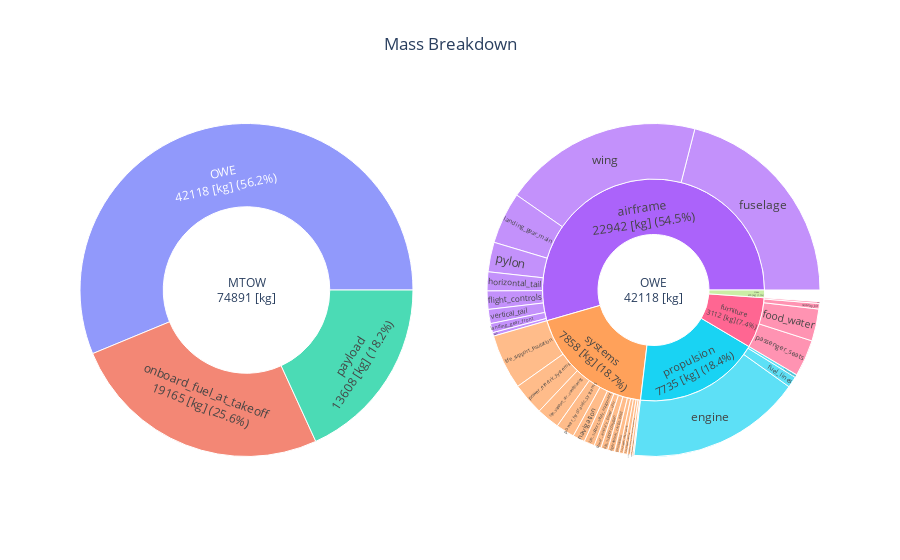

Write notebook code for a chart like this one.
### Code cell
oad.mass_breakdown_sun_plot(eval_problem.output_file_path)

### Figure 1 — Plotly figure (JSON) as saved in the notebook; plotly's stock layout.template omitted (floating-point values rounded to 4 significant figures)
{"data": [{"branchvalues": "total", "domain": {"x": [0, 0.45], "y": [0, 1]}, "labels": ["MTOW<br>74891 [kg]", "payload<br>13608 [kg] (18.2%)", "onboard_fuel_at_takeoff<br>19165 [kg] (25.6%)", "OWE<br>42118 [kg] (56.2%)"], "parents": ["", "MTOW<br>74891 [kg]", "MTOW<br>74891 [kg]", "MTOW<br>74891 [kg]"], "type": "sunburst", "values": [74890.0, 13608, 19170.0, 42120.0]}, {"branchvalues": "total", "domain": {"x": [0.55, 1], "y": [0, 1]}, "labels": ["OWE<br>42118 [kg]", "airframe<br>22942 [kg] (54.5%)", "crew<br>470 [kg] (1.1%)", "furniture<br>3112 [kg] (7.4%)", "propulsion<br>7735 [kg] (18.4%)", "systems<br>7858 [kg] (18.7%)", "flight_controls", "fuselage", "horizontal_tail", "paint", "pylon", "vertical_tail", "wing", "landing_gear_front", "landing_gear_main", "food_water", "passenger_seats", "security_kit", "toilets", "engine", "fuel_lines", "unconsumables", "flight_kit", "navigation", "transmission", "life_support_air_conditioning", "life_support_cabin_lighting", "life_support_de-icing", "life_support_insulation", "life_support_oxygen", "life_support_safety_equipment", "life_support_seats_crew_accommodation", "operational_cargo_hold", "operational_radar", "power_auxiliary_power_unit", "power_electric_systems", "power_hydraulic_systems"], "parents": ["", "OWE<br>42118 [kg]", "OWE<br>42118 [kg]", "OWE<br>42118 [kg]", "OWE<br>42118 [kg]", "OWE<br>42118 [kg]", "airframe<br>22942 [kg] (54.5%)", "airframe<br>22942 [kg] (54.5%)", "airframe<br>22942 [kg] (54.5%)", "airframe<br>22942 [kg] (54.5%)", "airframe<br>22942 [kg] (54.5%)", "airframe<br>22942 [kg] (54.5%)", "airframe<br>22942 [kg] (54.5%)", "airframe<br>22942 [kg] (54.5%)", "airframe<br>22942 [kg] (54.5%)", "furniture<br>3112 [kg] (7.4%)", "furniture<br>3112 [kg] (7.4%)", "furniture<br>3112 [kg] (7.4%)", "furniture<br>3112 [kg] (7.4%)", "propulsion<br>7735 [kg] (18.4%)", "propulsion<br>7735 [kg] (18.4%)", "propulsion<br>7735 [kg] (18.4%)", "systems<br>7858 [kg] (18.7%)", "systems<br>7858 [kg] (18.7%)", "systems<br>7858 [kg] (18.7%)", "systems<br>7858 [kg] (18.7%)", "systems<br>7858 [kg] (18.7%)", "systems<br>7858 [kg] (18.7%)", "systems<br>7858 [kg] (18.7%)", "systems<br>7858 [kg] (18.7%)", "systems<br>7858 [kg] (18.7%)", "systems<br>7858 [kg] (18.7%)", "systems<br>7858 [kg] (18.7%)", "systems<br>7858 [kg] (18.7%)", "systems<br>7858 [kg] (18.7%)", "systems<br>7858 [kg] (18.7%)", "systems<br>7858 [kg] (18.7%)"], "type": "sunburst", "values": [42120.0, 22940.0, 470, 3112.0, 7735.0, 7859.0, 748.3, 8845.0, 773.6, 143.2, 1212.0, 579.4, 8148.0, 375.0, 2117.0, 1312.0, 1500, 225, 75, 7161.0, 455.6, 118.3, 45, 496.3, 200, 942.4, 169.7, 159.8, 2254.0, 284.1, 432.7, 126, 279.6, 100, 287.4, 1321.0, 760.5]}], "layout": {"autosize": true, "title": {"text": "Mass Breakdown", "x": 0.5}}}
